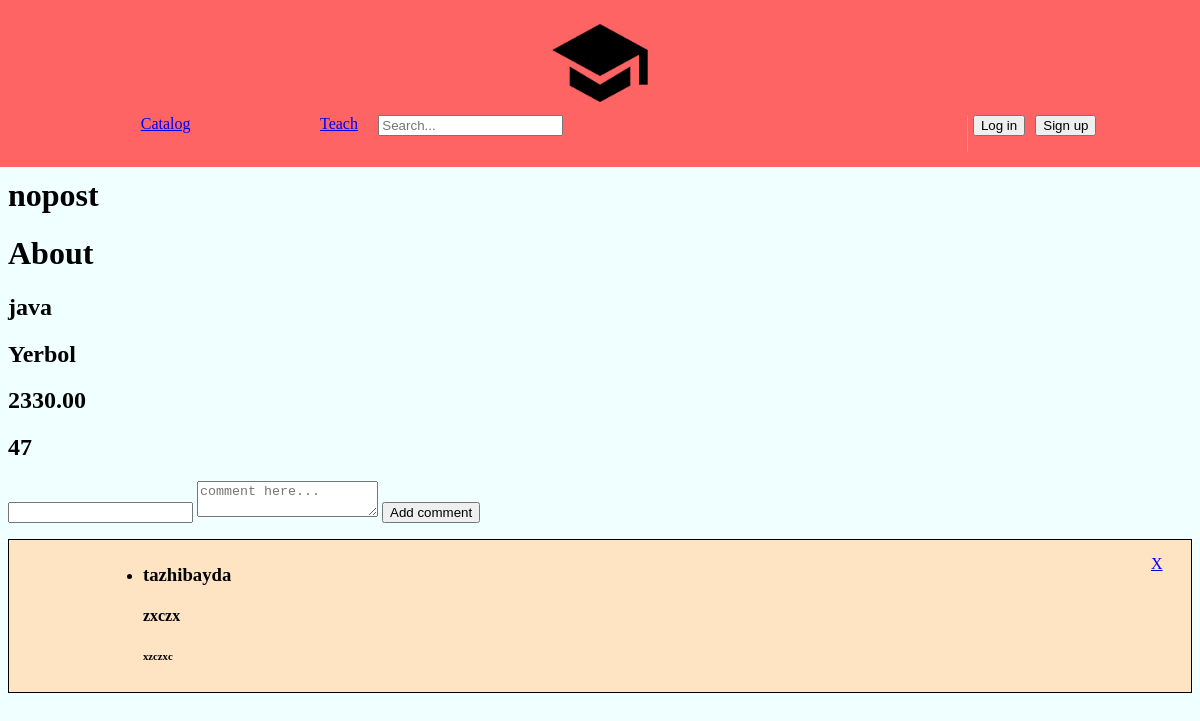
The app's page /47/addcmnt, older data.
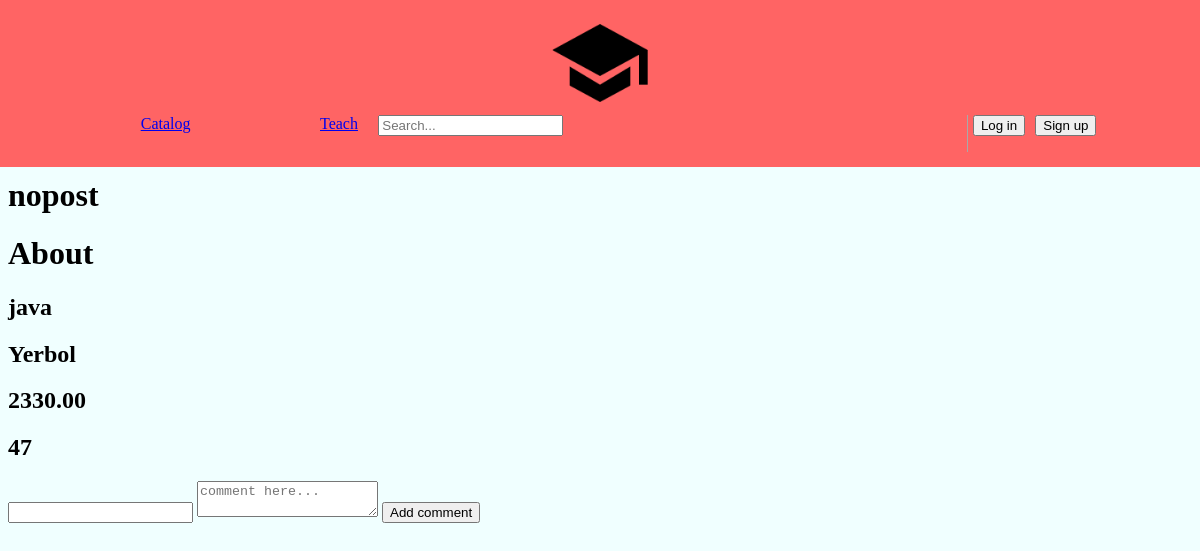
The same page, newer data.
### main/models.py (models this page shows, shortened)
class Comment(models.Model):
   author = models.CharField(max_length=64)
   course_id = models.IntegerField(null=False)
   post = models.CharField(max_length=64)
   text = models.TextField(max_length=1024)
   date = models.DateField(default=timezone.now)
   time = models.CharField(max_length=64,default="asds")

### main/views.py (the view)
# urls.py: path('<int:courseid>/addcmnt', views.addCom , name='addcmnt'),
def addCom(request,courseid):
    if request.method== 'POST':
        cmnt = request.POST['com']
        c = Course.objects.all().get(pk=courseid)
        name = c.coursename
        teacher = c.teacher
        price = c.price
        comment = Comment.objects.filter(
            Q(course_id=c.pk)
        )
        if not request.user.is_authenticated:
            return render(request, 'main/About.html', {
                'name': name,
                'teacher': teacher,
                'id': price,
                'crsid': courseid,
                'comments': comment,
                'msg': 'You not logged in'
            })
        else:
            com = Comment()
            com.author = request.user.username
            com.course_id = courseid
            com.post = request.POST['post']
            com.text = cmnt
            com.date = timezone.now()
            time = str(com.date.strftime('%H:%M:%S'))
            com.save()
            return render(request, 'main/About.html', {
                'name': name,
                'teacher': teacher,
                'id': price,
                'crsid': courseid,
                'time':com.time,
                'comments': comment,
            })
        return render(request, 'main/About.html', {
            'name': name,
            'teacher': teacher,
            'id': price,
            'crsid': courseid,
            'comments': comment,
        })
    else:
        c = Course.objects.all().get(pk=courseid)
        name = c.coursename
        teacher = c.teacher
        price = c.price
        comment = Comment.objects.filter(
            Q(course_id=c.pk)
        )
        return render(request, 'main/About.html', {
            'name': name,
            'teacher': teacher,
            'id': price,
            'comments': comment,
            'crsid': courseid,
            'msg':'nopost'
        })

### main/templates/main/About.html (shortened to what this page needs)
{% load static %}
{% include 'main/header.html' %}
<html lang="en">
<head>
        <link rel="stylesheet" type="text/css" href="{% static 'main/about.css' %}">
</head>
<body>
<h1>{{ msg }}</h1>
<h1>About</h1>
<div class="course">
    <h2>{{ name }}</h2>
    <h2>{{ teacher }}</h2>
    <h2>{{ id }}</h2>
    <h2>{{ crsid }}</h2>
<form method="post" action="{% url 'addcmnt' courseid=crsid%}">
        <div class="comm">
        <input type="text" name="post">
        <textarea placeholder="comment here..." name="com"></textarea>
        <a><button type="submit">Add comment</button></a>
        </div>
    </form>
</body>
        <div>{% for c in comments %}
        <ul class="comment">
        <a style="float: right; margin-right: 2%" href="{% url 'delcom' c.pk %}">X</a>
            <li>
                <h3>{{  c.author }}</h3>
                <h4>{{ c.post }}</h4>
                <h6>{{ c.text }}</h6>
            </li>
        </ul>
    {% endfor %}
    </div>
</html>

Row changes from the older to the newer data that the page shows:
removed Comment: author "tazhibayda", post "zxczx", text "xzczxc"
